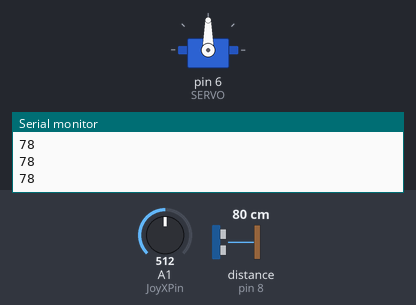
Bench run of a sketch on a simulated Arduino Uno, built with avr-gcc and run on an emulated ATmega328P. Shown: servo, the last lines printed to the serial monitor. Wiring (inferred from the names in the program): ultrasonic range finder: trigger pin 7; echo pin 8. Inputs (shaded band) come from the test bench; at power-on: distance to the obstacle (sensor on pin 8) 80 cm, A1 (JoyXPin) = 512. The echo pulse lasts 58.3 µs per cm.

Above: at 1.2 s.
1.3 s: distance to the obstacle (sensor on pin 8) set to 18 cm
2.9 s: distance to the obstacle (sensor on pin 8) set to 15 cm
At 5.4 s:
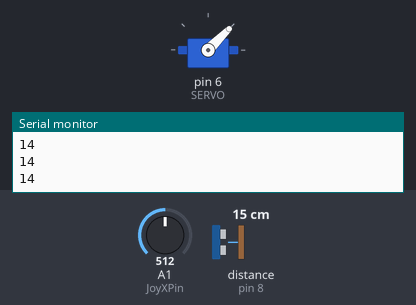
5.9 s: distance to the obstacle (sensor on pin 8) set to 18 cm
7.4 s: distance to the obstacle (sensor on pin 8) set to 23 cm
At 8.1 s:
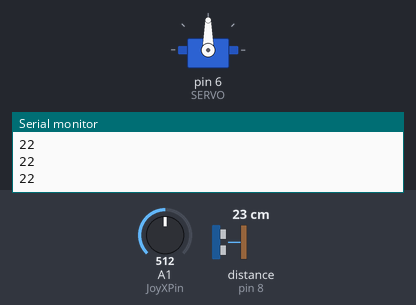
9.0 s: A1 (JoyXPin) set to 716
At 10.0 s:
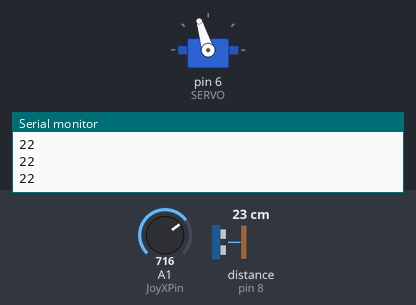
10.5 s: A1 (JoyXPin) set to 900
At 11.7 s:
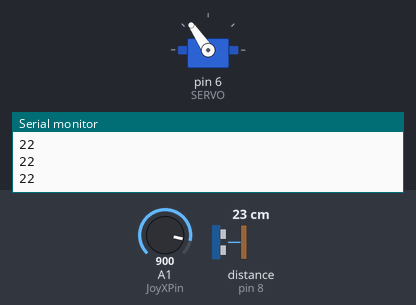
Timing chart, 0 to 13.0 s (numbered marks = the images above; inputs shaded):
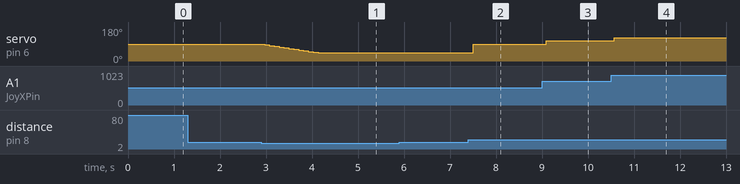

Measured:
- the behaviour switches between 17 and 16 cm on distance to the obstacle (sensor on pin 8) (found by bisection; images 0 and 1)
- the behaviour switches between 20 and 21 cm on distance to the obstacle (sensor on pin 8) (found by bisection; images 1 and 2)
- after the input at 2.9 s, servo on pin 6 (SERVO): moves from 90° to 45° over 1.2 s, starting after 0.07 s
- after the input at 7.4 s, servo on pin 6 (SERVO): 45° → 90° after 0.10 s
- after the input at 9.0 s, servo on pin 6 (SERVO): 90° → 107° after 0.09 s
- after the input at 10.5 s, servo on pin 6 (SERVO): 107° → 124° after 0.07 s

The sketch:

jago_robotika_arduino_9.ino
```cpp
#include<Servo.h>

int TRIG = 7;
int ECHO = 8;

Servo myServo;
int SERVO = 6;
int angle;

int JoyXPin = A1;
int JoyYPin = A2;
int JoySWPin = 11;


int get_distance()
{
  digitalWrite(TRIG, HIGH);
  delayMicroseconds(10);
  digitalWrite(TRIG, LOW);

  int duration;
  duration = pulseIn(ECHO, HIGH);

  int distance;
  distance = duration/2*0.0340; // V: 340m/s

  return distance;
}

void setup() {
  // put your setup code here, to run once:
  pinMode(TRIG, OUTPUT);
  pinMode(ECHO, INPUT);
  pinMode(JoySWPin, INPUT_PULLUP);

  digitalWrite(TRIG, LOW);

  myServo.attach(SERVO);
  myServo.write(90);
  Serial.begin(9600);
}

void loop() {
  // put your main code here, to run repeatedly:

  int JoyX;
  int JoyY;
  int JoySW;

  if (get_distance() < 20 && get_distance() > 15)
  {
    Serial.println("STOP!");
  }
  else if (get_distance() >= 20)
  {
    JoyX = analogRead(JoyXPin);
    angle = map(JoyX, 0, 1024, 45, 135);
  }
  else
  {
    angle = angle - 4;
  }

  if (angle > 135)
  {
    angle = 135;
  }
  if (angle <= 45)
  {
    angle = 45;
  }

  myServo.write(angle);
  Serial.println(get_distance());
  delay(100);

  // JoyX = analogRead(JoyXPin);
  // JoyY = analogRead(JoyYPin);
  // JoySW = digitalRead(JoySWPin);

  // Serial.print("X: ");
  // Serial.println(JoyX);

  // Serial.print("Y: ");
  // Serial.println(JoyY);

  // Serial.print("SW: ");
  // Serial.println(JoySW);

  // delay(500);

}
```
